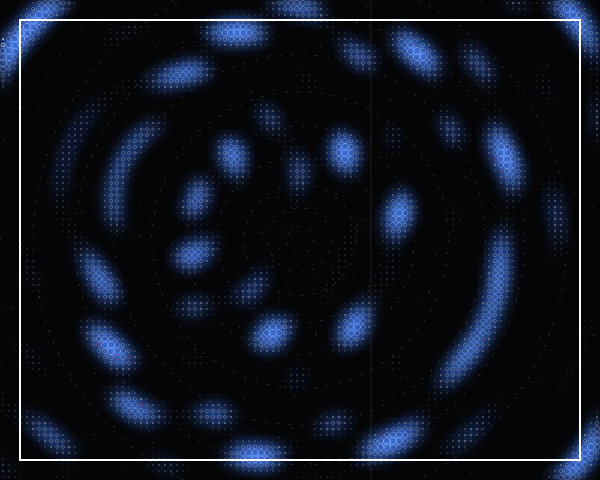

This figure's Python source:
import cairo
import math
import random

# Setup
width, height = 600, 480
surface = cairo.ImageSurface(cairo.FORMAT_ARGB32, width, height)
ctx = cairo.Context(surface)

# Background - Deep ink black
ctx.set_source_rgb(0.02, 0.02, 0.03)
ctx.paint()

def get_resonance(x, y, attractors):
    """Calculates interference value based on distance to multiple harmonic nodes."""
    val = 0
    for ax, ay, freq, phase in attractors:
        dist = math.sqrt((x - ax)**2 + (y - ay)**2)
        # Non-linear wave propagation
        val += math.sin(dist * freq + phase)
    return val / len(attractors)

# Configuration for the "Structural Pulse"
cols, rows = 100, 80
cell_w = width / cols
cell_h = height / rows

# Create harmonic nodes (attractors) to simulate reaction-diffusion interference
nodes = [
    (width * 0.3, height * 0.4, 0.12, 0),
    (width * 0.7, height * 0.6, 0.08, math.pi/2),
    (width * 0.5, height * 0.5, 0.05, math.pi)
]

# LAYER 1: Diffused Glow (Atmospheric base)
ctx.set_operator(cairo.OPERATOR_ADD)
for i in range(cols):
    for j in range(rows):
        x = i * cell_w + cell_w/2
        y = j * cell_h + cell_h/2
        
        res = get_resonance(x, y, nodes)
        
        # Mapping resonance to a visual weight
        # Only draw in 'constructive' interference zones
        if res > 0.3:
            alpha = (res - 0.3) * 0.15
            ctx.set_source_rgba(0.2, 0.4, 0.8, alpha) # Subtle spectral blue
            ctx.arc(x, y, cell_w * 2, 0, 2 * math.pi)
            ctx.fill()

# LAYER 2: Structural Resonance Grid (Systematic repetition)
ctx.set_operator(cairo.OPERATOR_OVER)
ctx.set_line_width(0.5)

for i in range(cols):
    for j in range(rows):
        x = i * cell_w + cell_w/2
        y = j * cell_h + cell_h/2
        
        res = get_resonance(x, y, nodes)
        
        # Normalize resonance to 0-1 range for styling
        norm_res = (res + 1) / 2
        
        # Swiss design logic: spacing and size modulated by function
        if res > 0:
            # Color logic: Stark white with occasional spectral burst
            if random.random() > 0.98 and res > 0.6:
                ctx.set_source_rgb(1.0, 0.2, 0.3) # Chromatic burst (red)
            else:
                ctx.set_source_rgb(0.95, 0.95, 0.98) # Razor-sharp white
            
            # The "Reaction" - drawing nodes
            radius = (res ** 2) * (cell_w * 0.6)
            ctx.arc(x, y, radius, 0, 2 * math.pi)
            ctx.stroke()
            
            # The "Diffusion" - connecting neighboring nodes in high-resonance areas
            if res > 0.5:
                ctx.set_line_width(0.2)
                ctx.set_source_rgba(0.9, 0.9, 1.0, 0.4)
                # Connect to right neighbor
                if i < cols - 1:
                    ctx.move_to(x, y)
                    ctx.line_to(x + cell_w, y)
                    ctx.stroke()
                # Connect to bottom neighbor
                if j < rows - 1:
                    ctx.move_to(x, y)
                    ctx.line_to(x, y + cell_h)
                    ctx.stroke()

# LAYER 3: Mathematical Hierarchy (Overlays and Grid Annotations)
ctx.set_source_rgba(1.0, 1.0, 1.0, 0.1)
ctx.set_line_width(1.0)

# Vertical 'axis' lines using golden ratio proportions
phi = (1 + 5**0.5) / 2
v_line = width / phi
ctx.move_to(v_line, 0)
ctx.line_to(v_line, height)
ctx.stroke()

# Textural noise/Brutalist detail
for _ in range(200):
    tx = random.uniform(0, width)
    ty = random.uniform(0, height)
    ctx.set_source_rgba(1, 1, 1, random.uniform(0.1, 0.3))
    ctx.rectangle(tx, ty, 1, 1)
    ctx.fill()

# Centralized expansion focal point (The "Pulse")
ctx.set_line_width(0.3)
ctx.set_source_rgba(1, 1, 1, 0.5)
for r in range(50, 400, 40):
    # Logarithmic or power-based spacing
    radius = (r / 400)**1.5 * 300
    ctx.arc(width/2, height/2, radius, 0, 2 * math.pi)
    ctx.set_dash([2, 10])
    ctx.stroke()

# Final high-contrast "Razor" edge
ctx.set_dash([])
ctx.set_line_width(2)
ctx.set_source_rgb(1, 1, 1)
ctx.rectangle(20, 20, width-40, height-40)
ctx.stroke()
